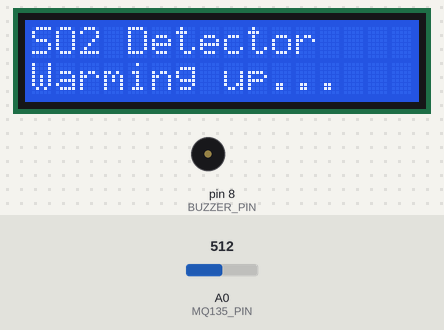
Recording of a sketch running on a simulated Arduino Uno, built with avr-gcc and run on an emulated ATmega328P. On the bench: 16×2 character LCD, buzzer (waves = sounding, pin HIGH). The test bench sets the inputs (shaded band); at power-on: A0 (MQ135_PIN) = 512. What the sketch prints to the serial monitor is not drawn.

Above: at 0.1 s.
At 60.2 s:
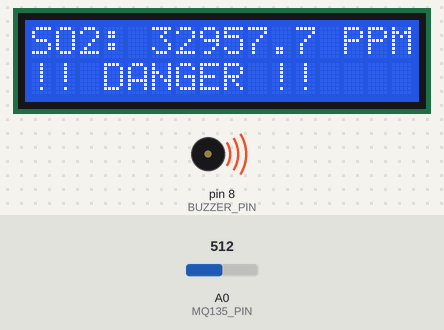
Timing chart, 0 to 61.7 s (numbered marks = the images above):
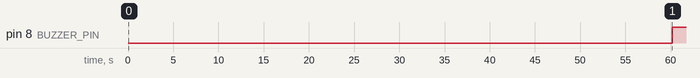

The sketch:

so2_gas_detector.ino
```cpp
/* =============================================================
 *  SO₂ Gas Detector
 *  Hardware : Arduino Uno
 *  Sensor   : MQ-135 gas sensor (analog output)
 *  Display  : 16x2 LCD (4-bit mode)
 *  Alert    : Buzzer on GPIO8 — triggers at 1000 PPM threshold
 *
 *  Detects sulphur dioxide (SO₂) and other toxic gases in the
 *  range 10–1000 PPM. Displays real-time PPM reading on LCD.
 *  Buzzer activates when concentration exceeds safe threshold.
 *
 *  Sensor principle:
 *  MQ-135 is a chemiresistive gas sensor. Its internal resistance
 *  drops as target gas concentration increases. A voltage divider
 *  with a load resistor converts this to an analog voltage read
 *  by Arduino's 10-bit ADC (0–1023 → 0–5V).
 *
 *  PPM conversion:
 *  MQ-135 datasheet provides Rs/Ro ratio vs PPM curve for
 *  multiple gases. For SO₂, the curve follows a power law:
 *  PPM = A * (Rs/Ro)^B where A and B are curve-fit constants.
 *  Ro is calibrated in clean air (baseline resistance).
 *
 *  Tested by burning a matchstick near the sensor to simulate
 *  SO₂ from sulphur combustion — readings exceeded 800 PPM
 *  during peak exposure, confirming sensor response.
 * ============================================================= */

#include <LiquidCrystal.h>

/* ─── LCD pin mapping (4-bit mode) ───────────────────────────
 *  RS=7, EN=6, D4=5, D5=4, D6=3, D7=2
 * ──────────────────────────────────────────────────────────── */
LiquidCrystal lcd(7, 6, 5, 4, 3, 2);

/* ─── Pin definitions ───────────────────────────────────────── */
#define MQ135_PIN   A0   /* Analog input — MQ-135 output        */
#define BUZZER_PIN   8   /* Digital output — buzzer             */

/* ─── Sensor calibration ──────────────────────────────────────
 *  Ro: sensor resistance in clean air (baseline).
 *  Calibrated by reading sensor in fresh air for 5 minutes
 *  and averaging the ADC output. Adjust CLEAN_AIR_FACTOR
 *  based on your specific MQ-135 module.
 * ──────────────────────────────────────────────────────────── */
#define CLEAN_AIR_FACTOR  3.6    /* Rs/Ro in clean air for MQ-135 */
#define RL_VALUE          10.0   /* Load resistance in kΩ          */
#define Ro                76.63  /* Sensor resistance in clean air (kΩ) */

/* ─── SO₂ curve constants (power law fit from datasheet) ────── */
#define SO2_A   116.602
#define SO2_B   -2.769

/* ─── Alert threshold ───────────────────────────────────────── */
#define PPM_THRESHOLD  1000.0   /* Buzzer triggers above this PPM */

/* ─── Sampling ──────────────────────────────────────────────── */
#define SAMPLE_INTERVAL_MS  1000   /* 1 Hz sampling rate           */
#define ADC_SAMPLES         50     /* Average 50 reads per sample  */

unsigned long last_sample = 0;

/* ─── Read MQ-135 and convert to PPM ────────────────────────── */
float readPPM() {
    /* Average multiple ADC readings to reduce noise */
    long sum = 0;
    for (int i = 0; i < ADC_SAMPLES; i++) {
        sum += analogRead(MQ135_PIN);
        delay(2);
    }
    float adc_avg = sum / (float)ADC_SAMPLES;

    /* Convert ADC to sensor voltage */
    float sensor_volt = (adc_avg / 1023.0) * 5.0;

    /* Calculate Rs from voltage divider equation */
    float Rs = RL_VALUE * (5.0 - sensor_volt) / sensor_volt;

    /* Calculate Rs/Ro ratio */
    float ratio = Rs / Ro;

    /* Apply SO₂ power law curve: PPM = A * (Rs/Ro)^B */
    float ppm = SO2_A * pow(ratio, SO2_B);

    return ppm;
}

void setup() {
    Serial.begin(9600);

    /* LCD initialisation */
    lcd.begin(16, 2);
    lcd.print("SO2 Detector");
    lcd.setCursor(0, 1);
    lcd.print("Warming up...");

    /* Buzzer off initially */
    pinMode(BUZZER_PIN, OUTPUT);
    digitalWrite(BUZZER_PIN, LOW);

    /* MQ-135 warm-up — sensor needs ~60s to stabilise */
    delay(60000);

    lcd.clear();
    lcd.print("Monitoring...");
    Serial.println("SO2 Gas Detector — Monitoring started");
}

void loop() {
    unsigned long now = millis();

    if (now - last_sample >= SAMPLE_INTERVAL_MS) {
        float ppm = readPPM();
        last_sample = now;

        /* Print to Serial Monitor */
        Serial.print("SO2: ");
        Serial.print(ppm, 1);
        Serial.println(" PPM");

        /* Update LCD */
        lcd.clear();
        lcd.setCursor(0, 0);
        lcd.print("SO2: ");
        lcd.print(ppm, 1);
        lcd.print(" PPM");

        lcd.setCursor(0, 1);
        if (ppm >= PPM_THRESHOLD) {
            /* Alert state */
            lcd.print("!! DANGER !!");
            digitalWrite(BUZZER_PIN, HIGH);
            Serial.println("ALERT: Threshold exceeded");
        } else if (ppm >= 500) {
            /* Warning state */
            lcd.print("WARNING: High");
            digitalWrite(BUZZER_PIN, LOW);
        } else {
            /* Safe state */
            lcd.print("Status: Safe");
            digitalWrite(BUZZER_PIN, LOW);
        }
    }
}
```

Measured:
- by itself, pin 8 (BUZZER_PIN): LOW → HIGH at 60.2 s
